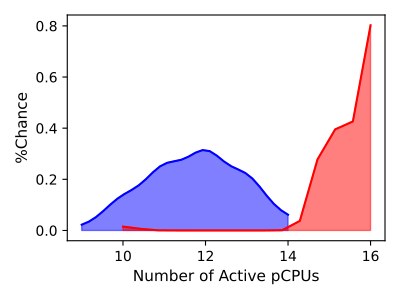

Generate this figure with Python:
from scipy.stats.kde import gaussian_kde
from numpy import linspace
import matplotlib.pyplot as plt
import numpy as np
font_size=11
def plotPDF(counts1, values1, color):
    data = [value for value, count in zip(values1, counts1) for _ in range(count)]
    kde = gaussian_kde(data)
    dist_space = linspace(min(data), max(data), len(values1) * 5)
    plt.plot(dist_space, kde(dist_space), color=color)
    plt.fill_between(dist_space, kde(dist_space), color=color, alpha=0.5)
fig, ax = plt.subplots(figsize=(4, 3))
ax.set_xlabel("Number of Active pCPUs", fontsize=font_size)
ax.set_ylabel("%Chance", fontsize=font_size)
plotPDF([1, 11, 21, 26, 18, 4], [9, 10, 11, 12, 13, 14], 'blue')
plotPDF([1, 27, 53], [10, 15, 16], 'red')
plt.tight_layout()
plt.show()
